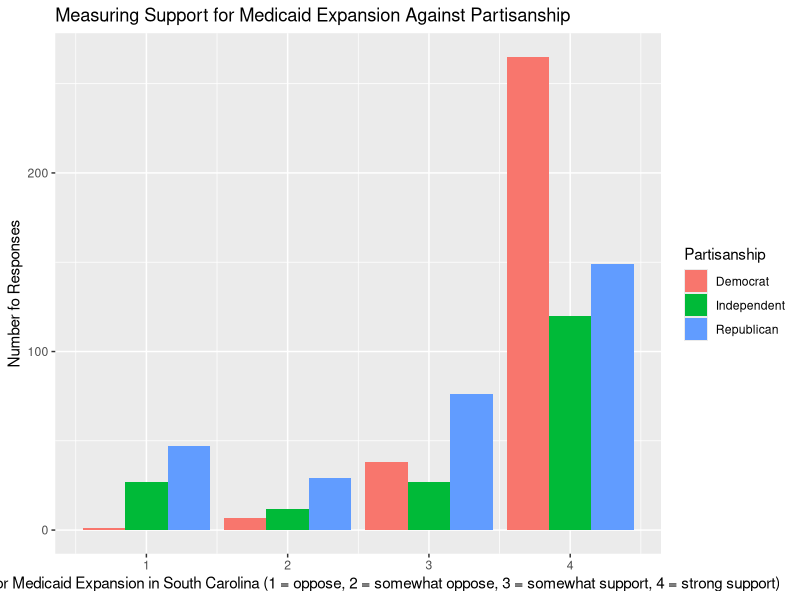

This chart was generated by the following R code:
## ---- chunk 1
library(tidyverse)

medicaid <- read_csv("data/medicaid.csv") |>
  rename(Partisanship = d8) |>
  filter(Partisanship != "Don't know or refused [DO NOT READ]",
         Partisanship != "Something else")

## ---- chunk 2
medicaid <- medicaid |>
  mutate(q6_new = case_when(q6 == "Strongly support" ~ 4,
               q6 == "Somewhat support" ~ 3,
               q6 == "Somewhat oppose" ~ 2,
               q6 == "Strongly oppose" ~ 1,
               q6 == "Don't know or refused [DO NOT READ] Neither support or oppose [DO NOT READ]" ~ NA,
               TRUE ~ NA_real_)) |>
  drop_na(q6_new) |>
  rename(level_of_support = q6_new)

## ---- chunk 3
library(knitr)
support_table <- medicaid |> 
  count(level_of_support) |>
  pivot_wider(names_from = level_of_support,
              values_from = n,
              names_prefix = "Support_Level_") 
kable(support_table, caption = "Number of Responses for Each Assigned Level of Support for Medicaid Expansion")
## ---- chunk 4
partisanship_plot <- ggplot(data = medicaid,
                        mapping = aes(x = level_of_support, fill = Partisanship)) +
  geom_bar(position = "dodge") + 
  labs(title = "Measuring Support for Medicaid Expansion Against Partisanship",
       x = "Support for Medicaid Expansion in South Carolina (1 = oppose, 2 = somewhat oppose, 3 = somewhat support, 4 = strong support)",
       y = "Number fo Responses")
partisanship_plot
## ---- chunk 5
library(broom)
library(knitr)

medicaid$Partisanship <- as.factor(medicaid$Partisanship)

model <- lm(level_of_support ~ Partisanship, data = medicaid)

regression_table <- tidy(model)
kable(regression_table, col.names = c("Term", "Estimate", "Std. Error", "t value", "p value"),
      caption = "Regression Results: Support Based on Partisanship")
